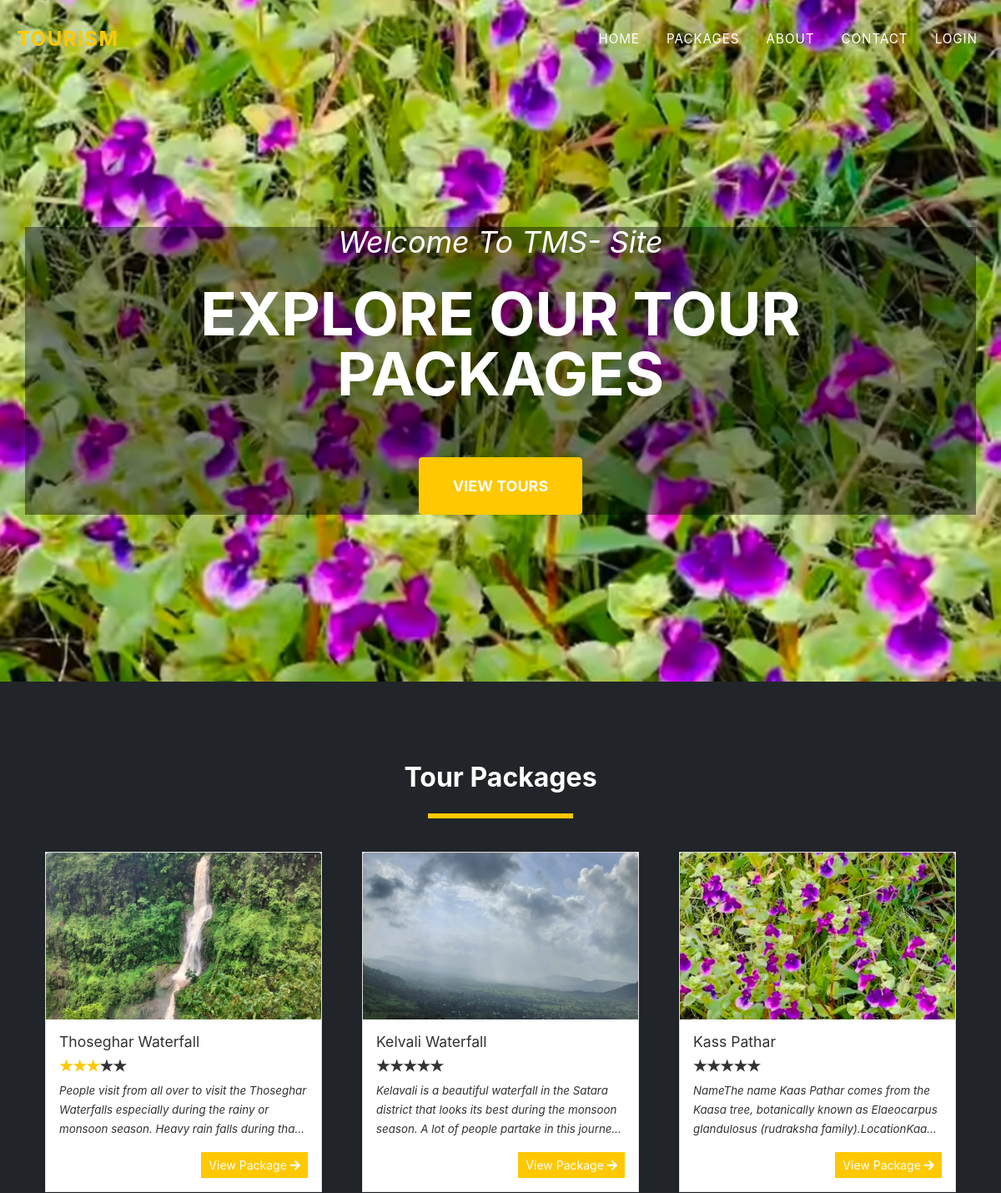
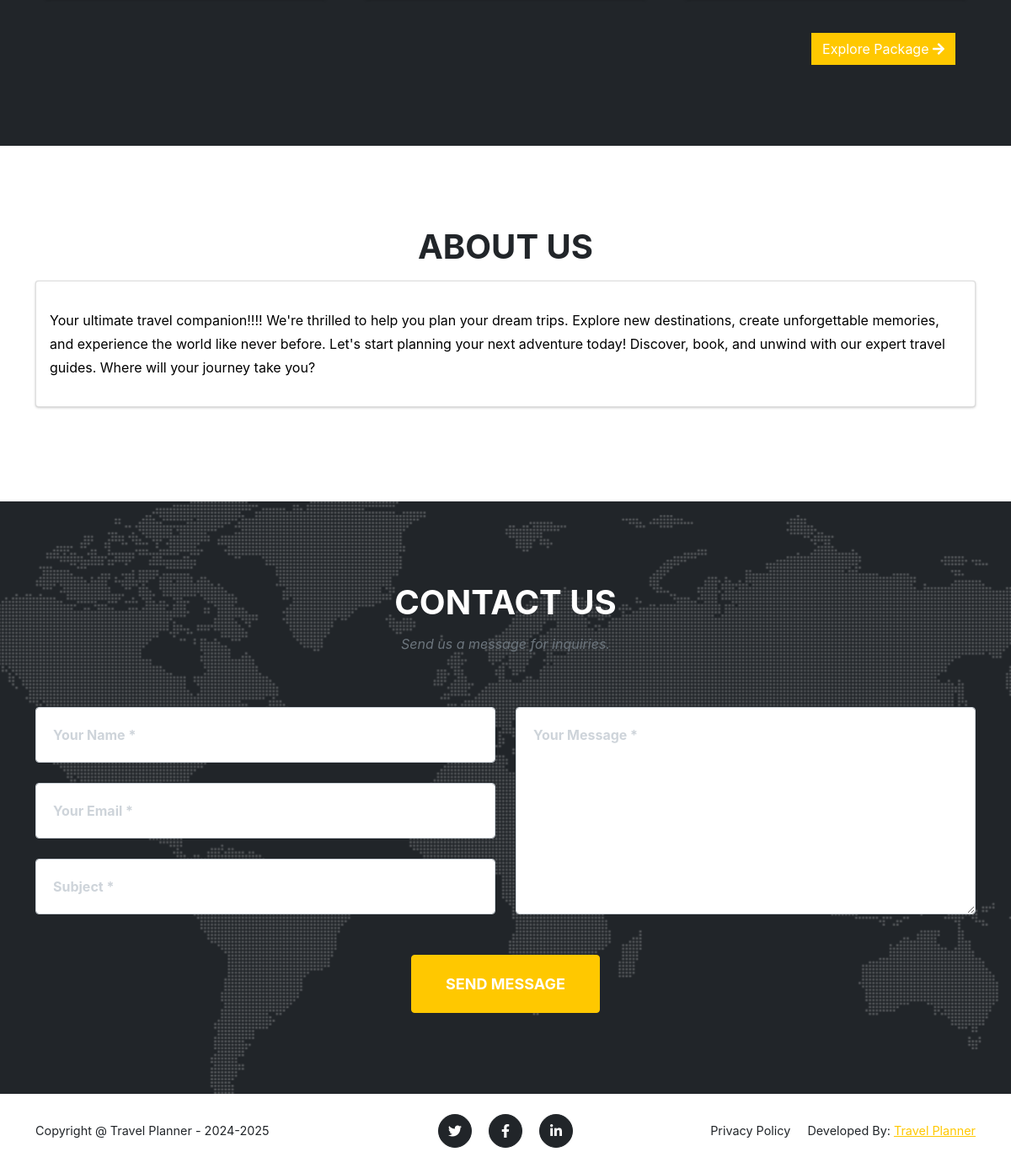
The page / on the database its author committed (2 pictures, top to bottom).
### tables this page shows
CREATE TABLE `packages` (
  `id` int(30) NOT NULL,
  `title` text DEFAULT NULL,
  `tour_location` text DEFAULT NULL,
  `cost` double NOT NULL,
  `description` text DEFAULT NULL,
  `upload_path` text DEFAULT NULL,
  `status` tinyint(4) NOT NULL DEFAULT 1 COMMENT '1 =active ,2 = Inactive',
  `date_created` datetime NOT NULL DEFAULT current_timestamp()
);

### config.php (called while the page is built, shortened)
<?php
function validate_image($file){
	if(!empty($file)){
		if(is_file(base_app.$file)){
			return base_url.$file;
		}else{
			return base_url.'dist/img/no-image-available.png';
		}
	}else{
		return base_url.'dist/img/no-image-available.png';
	}
}
?>

### portal.php (the view, shortened to what this page needs)
<header class="masthead">
	<div class="container">
		<div class="masthead-subheading">Welcome To TMS- Site</div>
		<div class="masthead-heading text-uppercase">Explore our Tour Packages</div>
		<a class="btn btn-primary btn-xl text-uppercase" href="#home">View Tours</a>
	</div>
</header>
<section class="page-section bg-dark" id="home">
	<div class="container">
		<h2 class="text-center">Tour Packages</h2>
	<div class="d-flex w-100 justify-content-center">
		<hr class="border-warning" style="border:3px solid" width="15%">
	</div>
	<div class="row">
		<?php
		$packages = $conn->query("SELECT * FROM `packages` order by rand() limit 3");
			while($row = $packages->fetch_assoc() ):
				$cover='';
				if(is_dir(base_app.'uploads/package_'.$row['id'])){
					$img = scandir(base_app.'uploads/package_'.$row['id']);
					$k = array_search('.',$img);
					if($k !== false)
						unset($img[$k]);
					$k = array_search('..',$img);
					if($k !== false)
						unset($img[$k]);
					$cover = isset($img[2]) ? 'uploads/package_'.$row['id'].'/'.$img[2] : "";
				}
				$row['description'] = strip_tags(stripslashes(html_entity_decode($row['description'])));
				$review = $conn->query("SELECT * FROM `rate_review` where package_id='{$row['id']}'");
				$review_count =$review->num_rows;
				$rate = 0;
				while($r= $review->fetch_assoc()){
					$rate += $r['rate'];
				}
				if($rate > 0 && $review_count > 0)
				$rate = number_format($rate/$review_count,0,"");
		?>
			<div class="col-md-4 p-4 ">
				<div class="card w-100 rounded-0">
					<img class="card-img-top" src="<?php echo validate_image($cover) ?>" alt="<?php echo $row['title'] ?>" height="200rem" style="object-fit:cover">
					<div class="card-body">
					<h5 class="card-title truncate-1 w-100"><?php echo $row['title'] ?></h5><br>
					<div class=" w-100 d-flex justify-content-start">
						<div class="stars stars-small">
								<input disabled class="star star-5" id="star-5" type="radio" name="star" <?php echo $rate == 5 ? "checked" : '' ?>/> <label class="star star-5" for="star-5"></label>
								<input disabled class="star star-4" id="star-4" type="radio" name="star" <?php echo $rate == 4 ? "checked" : '' ?>/> <label class="star star-4" for="star-4"></label>
								<input disabled class="star star-3" id="star-3" type="radio" name="star" <?php echo $rate == 3 ? "checked" : '' ?>/> <label class="star star-3" for="star-3"></label>
								<input disabled class="star star-2" id="star-2" type="radio" name="star" <?php echo $rate == 2 ? "checked" : '' ?>/> <label class="star star-2" for="star-2"></label>
								<input disabled class="star star-1" id="star-1" type="radio" name="star" <?php echo $rate == 1 ? "checked" : '' ?>/> <label class="star star-1" for="star-1"></label>
						</div>
                    </div>
    				<p class="card-text truncate"><?php echo $row['description'] ?></p>
					<div class="w-100 d-flex justify-content-end">
						<a href="./?page=view_package&id=<?php echo md5($row['id']) ?>" class="btn btn-sm btn-flat btn-warning">View Package <i class="fa fa-arrow-right"></i></a>
					</div>
					</div>
				</div>
			</div>
		<?php endwhile; ?>
	</div>
	<div class="d-flex w-100 justify-content-end">
		<a href="./?page=packages" class="btn btn-flat btn-warning mr-4">Explore Package <i class="fa fa-arrow-right"></i></a>
	</div>
	</div>
</section>
<section class="page-section" id="about">
	<div class="container">
		<div class="text-center">
			<h2 class="section-heading text-uppercase">About Us</h2>
		</div>
		<div>
			<div class="card w-100">
				<div class="card-body">
					<?php echo file_get_contents(base_app.'about.html') ?>
				</div>
			</div>
		</div>
	</div>
</section>
<section class="page-section" id="contact">
	<div class="container">
		<div class="text-center">
			<h2 class="section-heading text-uppercase">Contact Us</h2>
			<h3 class="section-subheading text-muted">Send us a message for inquiries.</h3>
		</div>
		<form id="contactForm" >
			<div class="row align-items-stretch mb-5">
				<div class="col-md-6">
					<div class="form-group">
						<input class="form-control" id="name" name="name" type="text" placeholder="Your Name *" required />
					</div>
					<div class="form-group">
						<input class="form-control" id="email" name="email" type="email" placeholder="Your Email *" data-sb-validations="required,email" />
					</div>
					<div class="form-group mb-md-0">
						<input class="form-control" id="subject" name="subject" type="subject" placeholder="Subject *" required />
					</div>
				</div>
				<div class="col-md-6">
					<div class="form-group form-group-textarea mb-md-0">
						<textarea class="form-control" id="message" name="message" placeholder="Your Message *" required></textarea>
					</div>
				</div>
			</div>
			<div class="text-center"><button class="btn btn-primary btn-xl text-uppercase" id="submitButton" type="submit">Send Message</button></div>
		</form>
	</div>
</section>

### rows shown on the page
packages: shows a picture, title "Thoseghar Waterfall", description "People visit from all over to visit the Thoseghar Waterfalls especially during the rainy or monsoon season. Heavy rain falls during…"
packages: shows a picture, title "Kelvali Waterfall", description "Kelavali is a beautiful waterfall in the Satara district that looks its best during the monsoon season. A lot of people partake in this…"
packages: shows a picture, title "Kass Pathar", description "NameThe name Kaas Pathar comes from the Kaasa tree, botanically known as Elaeocarpus glandulosus (rudraksha…"
